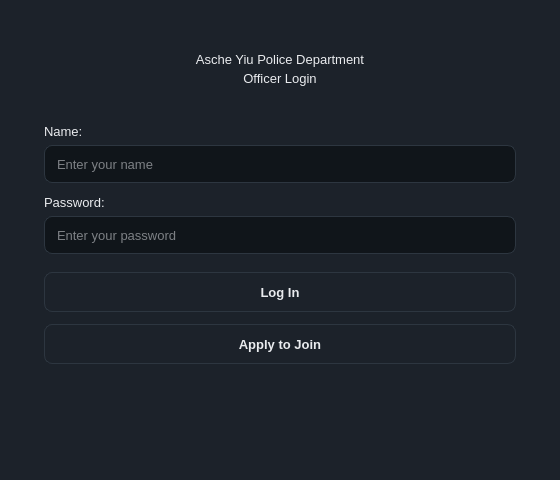
<?xml version="1.0" encoding="UTF-8"?>
<ui version="4.0">
 <class>MainWindow</class>
 <widget class="QMainWindow" name="MainWindow">
  <property name="geometry"><rect><x>0</x><y>0</y><width>560</width><height>480</height></rect></property>
  <property name="windowTitle"><string>Login</string></property>
  <property name="styleSheet"><string notr="true">/* Asche Yiu Police Department - dark / gold theme
   Shared by every .ui file. Widgets pick a style through the dynamic
   property  variant  (Qt Designer: Property Editor &gt; Dynamic Properties). */

QMainWindow, QDialog, QWidget#centralwidget { background: #1c222a; }
QWidget { color: #eaecef; font-family: "Inter", "SF Pro Text", "Segoe UI", "Helvetica Neue", sans-serif; font-size: 13px; }
QLabel { background: transparent; }
QCheckBox { background: transparent; spacing: 8px; }

/* ---- typography ---- */
QLabel[variant="title"]     { font-size: 20px; font-weight: 700; color: #eaecef; }
QLabel[variant="subtitle"]  { font-size: 13px; color: #8b94a3; }
QLabel[variant="field"]     { color: #8b94a3; }
QLabel[variant="section"]   { color: #eaecef; font-size: 14px; font-weight: 600; }
QLabel[variant="cardTitle"] { font-size: 16px; font-weight: 700; color: #eaecef; }
QLabel[variant="value"]     { font-size: 14px; font-weight: 600; color: #eaecef; }
QLabel[variant="hint"]      { color: #8b94a3; font-size: 12px; }
QLabel[variant="stat"]      { color: #c3a459; font-size: 22px; font-weight: 700; }
QFrame[variant="accent"]    { background: #c3a459; border: none; border-radius: 1px; }

/* ---- badges / icons ---- */
QLabel[variant="badgeGold"]  { background: rgba(195,164,89,40);  color: #c3a459; border-radius: 10px; padding: 3px 10px; font-size: 11px; font-weight: 700; }
QLabel[variant="badgeGreen"] { background: rgba(111,159,125,40); color: #7fb08c; border-radius: 10px; padding: 3px 10px; font-size: 11px; font-weight: 700; }
QLabel[variant="badgeRed"]   { background: rgba(184,105,95,45);  color: #cf7d72; border-radius: 10px; padding: 3px 10px; font-size: 11px; font-weight: 700; }
QLabel[variant="badgeMuted"] { background: rgba(139,148,163,35); color: #aab2bf; border-radius: 10px; padding: 3px 10px; font-size: 11px; font-weight: 700; }
QLabel[variant="avatar"]     { background: #c3a459; color: #10151a; border-radius: 24px; font-size: 16px; font-weight: 700; }
QLabel[variant="iconGold"]   { background: rgba(195,164,89,40);  color: #c3a459; border-radius: 30px; font-size: 26px; font-weight: 700; }
QLabel[variant="iconRed"]    { background: rgba(184,105,95,45);  color: #cf7d72; border-radius: 30px; font-size: 26px; font-weight: 700; }

/* ---- containers ---- */
QFrame[variant="card"]      { background: #252c37; border: 1px solid #2d3640; border-radius: 12px; }
QFrame[variant="notice"]    { background: rgba(195,164,89,26);  border: 1px solid rgba(195,164,89,90);  border-radius: 8px; }
QFrame[variant="noticeRed"] { background: rgba(184,105,95,30);  border: 1px solid rgba(184,105,95,100); border-radius: 8px; }
QFrame[variant="dropzone"]  { background: #10151a; border: 1px dashed #3a4552; border-radius: 10px; }
QFrame[variant="card"] QLabel, QFrame[variant="notice"] QLabel, QFrame[variant="noticeRed"] QLabel, QFrame[variant="dropzone"] QLabel { border: none; }

/* ---- inputs ---- */
QLineEdit, QTextEdit, QPlainTextEdit, QDateTimeEdit, QSpinBox, QDoubleSpinBox, QComboBox {
    background: #10151a; border: 1px solid #2d3640; border-radius: 8px; padding: 8px 10px; min-height: 20px;
    selection-background-color: #c3a459; selection-color: #10151a; }
QLineEdit:focus, QTextEdit:focus, QPlainTextEdit:focus, QDateTimeEdit:focus, QSpinBox:focus, QDoubleSpinBox:focus, QComboBox:focus { border: 1px solid #c3a459; }
QLineEdit[readOnly="true"], QPlainTextEdit[readOnly="true"], QTextEdit[readOnly="true"] { background: #161c22; color: #eaecef; }
QComboBox QAbstractItemView { background: #10151a; border: 1px solid #2d3640; selection-background-color: #2b3440; selection-color: #eaecef; outline: 0; }

/* ---- buttons ---- */
QPushButton { background: #1c222a; border: 1px solid #2d3640; border-radius: 8px; padding: 9px 18px; min-height: 20px; font-weight: 600; color: #eaecef; }
QPushButton:hover { background: #232b35; border-color: #3a4552; }
QPushButton:pressed { background: #10151a; }
QPushButton:disabled { color: #5b6573; border-color: #252d36; }
QPushButton[variant="primary"] { background: #c3a459; border: 1px solid #c3a459; color: #10151a; font-weight: 700; }
QPushButton[variant="primary"]:hover { background: #cfb26a; border-color: #cfb26a; }
QPushButton[variant="primary"]:pressed { background: #b39549; }
QPushButton[variant="primary"]:disabled { background: #4a4332; border-color: #4a4332; color: #8a8168; }
QPushButton[variant="accept"] { background: #273235; border: 1px solid #34483f; color: #7fb08c; font-weight: 700; }
QPushButton[variant="accept"]:hover { background: #2c3a3d; }
QPushButton[variant="reject"] { background: #2f2b31; border: 1px solid #4a3638; color: #cf7d72; font-weight: 700; }
QPushButton[variant="reject"]:hover { background: #352e34; }
QPushButton[variant="tile"] { background: #252c37; border: 1px solid #2d3640; border-radius: 12px; padding: 16px 20px; text-align: left; font-size: 14px; font-weight: 500; }
QPushButton[variant="tile"]:hover { border-color: #c3a459; background: #29313d; }

/* ---- lists / tables ---- */
QListWidget, QTableWidget, QTreeWidget { background: #10151a; border: 1px solid #252d36; border-radius: 10px; outline: 0; gridline-color: transparent; alternate-background-color: #131920; }
QListWidget::item { padding: 10px 12px; border-bottom: 1px solid #1d242c; }
QListWidget::item:selected, QTableWidget::item:selected { background: #232b35; color: #eaecef; }
QListWidget::item:hover, QTableWidget::item:hover { background: #1a2129; }
QTableWidget::item { padding: 8px 12px; border-bottom: 1px solid #1d242c; }
QHeaderView { background: #252c37; border: none; border-top-left-radius: 10px; border-top-right-radius: 10px; }
QHeaderView::section { background: #252c37; color: #8b94a3; font-weight: 600; border: none; padding: 10px 12px; }
QTableCornerButton::section { background: #252c37; border: none; }
QTableView::indicator, QListView::indicator, QCheckBox::indicator { width: 16px; height: 16px; border: 1px solid #3a4552; border-radius: 4px; background: #10151a; }
QTableView::indicator:checked, QListView::indicator:checked, QCheckBox::indicator:checked { background: #c3a459; border-color: #c3a459; }

/* ---- tabs ---- */
QTabWidget::pane { border: none; top: 8px; }
QTabBar::tab { background: transparent; color: #8b94a3; padding: 8px 16px; margin-right: 4px; border: none; border-bottom: 2px solid #2d3640; font-weight: 600; }
QTabBar::tab:selected { color: #eaecef; border-bottom: 2px solid #c3a459; }
QTabBar::tab:hover:!selected { color: #c9ced6; }

/* ---- scrollbars ---- */
QScrollBar:vertical { background: transparent; width: 10px; margin: 2px; }
QScrollBar::handle:vertical { background: #2d3640; border-radius: 3px; min-height: 24px; }
QScrollBar:horizontal { background: transparent; height: 10px; margin: 2px; }
QScrollBar::handle:horizontal { background: #2d3640; border-radius: 3px; min-width: 24px; }
QScrollBar::add-line, QScrollBar::sub-line { width: 0; height: 0; }
QScrollBar::add-page, QScrollBar::sub-page { background: transparent; }

/* spin boxes: keep typing area clean, arrows via keyboard / wheel */
QSpinBox::up-button, QSpinBox::down-button, QDoubleSpinBox::up-button, QDoubleSpinBox::down-button { width: 0; border: none; }
</string></property>
  <widget class="QWidget" name="centralwidget"><layout class="QVBoxLayout" name="layout_19"><property name="leftMargin"><number>44</number></property><property name="topMargin"><number>34</number></property><property name="rightMargin"><number>44</number></property><property name="bottomMargin"><number>30</number></property><property name="spacing"><number>12</number></property><item><widget class="QFrame" name="frameHeader"><property name="variant" stdset="0"><string>card</string></property><property name="minimumSize"><size><width>0</width><height>0</height></size></property><layout class="QVBoxLayout" name="layout_9"><property name="leftMargin"><number>0</number></property><property name="topMargin"><number>18</number></property><property name="rightMargin"><number>0</number></property><property name="bottomMargin"><number>18</number></property><property name="spacing"><number>4</number></property><item><widget class="QLabel" name="lblDepartment"><property name="variant" stdset="0"><string>title</string></property><property name="text"><string>Asche Yiu Police Department</string></property><property name="alignment"><set>Qt::AlignCenter</set></property></widget></item><item><widget class="QLabel" name="lblSubtitle"><property name="variant" stdset="0"><string>subtitle</string></property><property name="text"><string>Officer Login</string></property><property name="alignment"><set>Qt::AlignCenter</set></property></widget></item></layout></widget></item><item><spacer name="spacer_10"><property name="orientation"><enum>Qt::Vertical</enum></property><property name="sizeType"><enum>QSizePolicy::Fixed</enum></property><property name="sizeHint" stdset="0"><size><width>8</width><height>8</height></size></property></spacer></item><item><layout class="QVBoxLayout" name="layout_12"><property name="leftMargin"><number>0</number></property><property name="topMargin"><number>0</number></property><property name="rightMargin"><number>0</number></property><property name="bottomMargin"><number>0</number></property><property name="spacing"><number>6</number></property><item><widget class="QLabel" name="qlabel_11"><property name="variant" stdset="0"><string>field</string></property><property name="text"><string>Name:</string></property></widget></item><item><widget class="QLineEdit" name="edtName"><property name="placeholderText"><string>Enter your name</string></property></widget></item></layout></item><item><layout class="QVBoxLayout" name="layout_14"><property name="leftMargin"><number>0</number></property><property name="topMargin"><number>0</number></property><property name="rightMargin"><number>0</number></property><property name="bottomMargin"><number>0</number></property><property name="spacing"><number>6</number></property><item><widget class="QLabel" name="qlabel_13"><property name="variant" stdset="0"><string>field</string></property><property name="text"><string>Password:</string></property></widget></item><item><widget class="QLineEdit" name="edtPassword"><property name="echoMode"><enum>QLineEdit::Password</enum></property><property name="placeholderText"><string>Enter your password</string></property></widget></item></layout></item><item><spacer name="spacer_17"><property name="orientation"><enum>Qt::Vertical</enum></property><property name="sizeType"><enum>QSizePolicy::Fixed</enum></property><property name="sizeHint" stdset="0"><size><width>6</width><height>6</height></size></property></spacer></item><item><widget class="QPushButton" name="btnLogin"><property name="variant" stdset="0"><string>primary</string></property><property name="text"><string>Log In</string></property></widget></item><item><widget class="QPushButton" name="btnRegister"><property name="text"><string>Apply to Join</string></property></widget></item><item><spacer name="spacer_18"><property name="orientation"><enum>Qt::Vertical</enum></property><property name="sizeHint" stdset="0"><size><width>10</width><height>10</height></size></property></spacer></item></layout></widget>
 </widget>
 <resources/>
 <connections/>
</ui>
